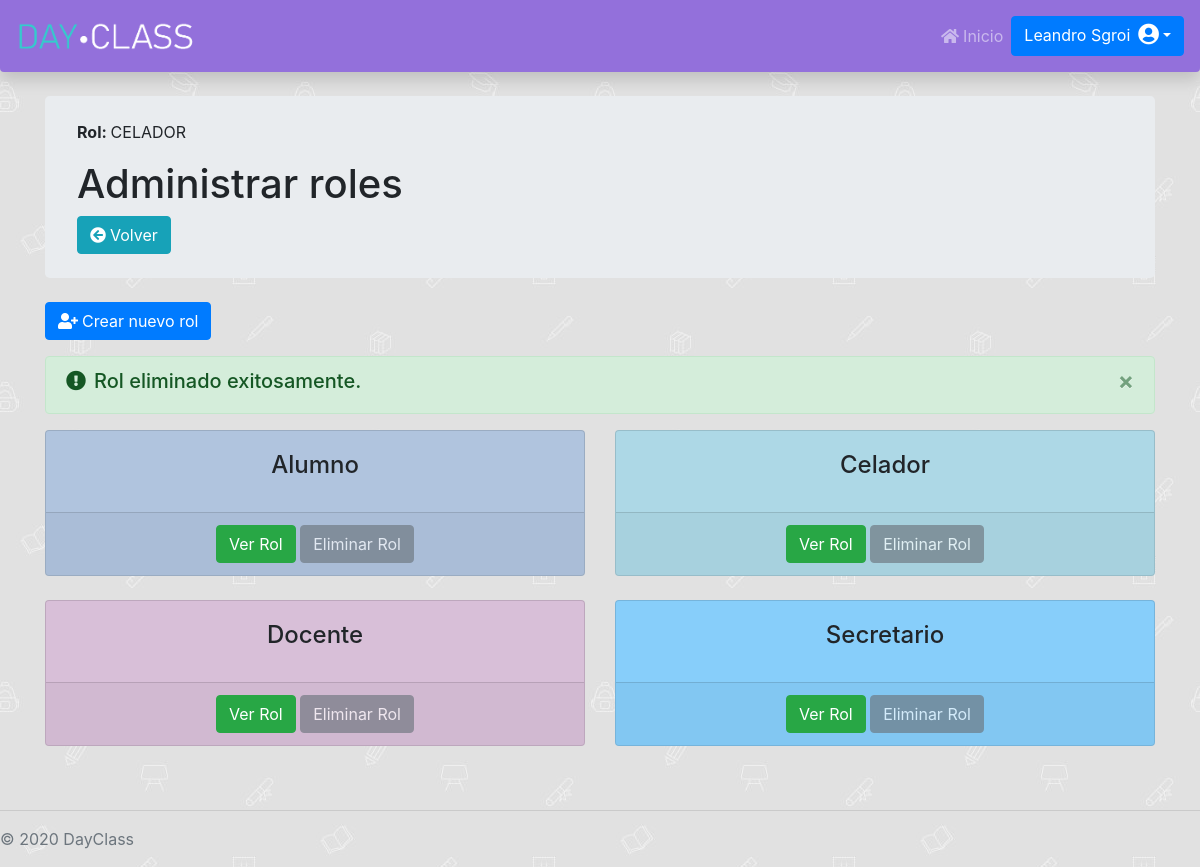
Page /Administrador/Perfiles/perfiles.php?resultado=3 (signed in) on the committed database.
### tables this page shows
CREATE TABLE `permiso` (
  `id` int(11) NOT NULL AUTO_INCREMENT,
  `fechaDesdePer` date DEFAULT NULL,
  `fechaHastaPer` date DEFAULT NULL,
  `nombrePermiso` varchar(255) DEFAULT NULL,
  PRIMARY KEY (`id`)
);

### Administrador/Perfiles/perfiles.php (the view, shortened to what this page needs)
<?php
include "../../databaseConection.php";
$nombreRol = "Sin rol asignado";
if(!($_SESSION['usuario']['id_permiso'] == NULL || $_SESSION['usuario']['id_permiso'] == "")){
    $permiso = $con->query("SELECT * FROM permiso WHERE id = '".$_SESSION['usuario']['id_permiso']."'")->fetch_assoc();
    $consultaFunciones = $con->query("SELECT * FROM permisofuncion WHERE id_permiso = '".$permiso['id']."' AND fechaHastaPermisoFuncion IS NULL");
    $nombreRol = $permiso['nombrePermiso'];
}
?>
<link rel="stylesheet" href="https://cdnjs.cloudflare.com/ajax/libs/twitter-bootstrap/4.1.3/css/bootstrap.css">
<link rel="stylesheet" href="https://cdn.datatables.net/1.10.21/css/dataTables.bootstrap4.min.css">
<link rel="stylesheet" href="../../styleCards.css">
<div class="container">
    <div class="jumbotron my-4 py-4">
        <p><b>Rol: </b><?php echo "$nombreRol" ?></p>
        <h1>Administrar roles</h1>
        <a href="/DayClass/index.php" class="btn btn-info"><i class="fa fa-arrow-circle-left mr-1"></i>Volver</a>
    </div>
    <div class="my-3">
        <button class="btn btn-primary" data-toggle="modal" data-target="#staticBackdrop"><i class="fa fa-user-plus mr-1"></i>Crear nuevo rol</button>
    </div>
    <?php
    if (isset($_GET["resultado"])) {
        switch ($_GET["resultado"]) {
            case 3:
                echo "<div class='alert alert-success alert-dismissible fade show' role='alert'>
                            <h5><i class='fa fa-exclamation-circle mr-2'></i>Rol eliminado exitosamente.</h5>";
                break;
        }
        echo "<button type='button' class='close' data-dismiss='alert' aria-label='Close'>
            <span aria-hidden='true'>&times;</span>
            </button>
        </div>";
    }
    ?>
<div class="row text-center">
    <?php
        include "../../databaseConection.php";
        $currentDate = date('Y-m-d');
        $selectPermisos = $con->query("SELECT * FROM `permiso` WHERE `fechaDesdePer` <= '$currentDate' AND `fechaHastaPer` IS NULL AND nombrePermiso != 'ADMINISTRADOR' ORDER BY nombrePermiso ASC");
        $classHabilitado = "btn btn-secondary";
        if(($selectPermisos->num_rows) > 0){
        $contador = 0;
            while($permisos = $selectPermisos->fetch_assoc()){
                $id_permiso = $permisos["id"];
                $nombrePermiso = ucfirst(strtolower($permisos["nombrePermiso"]));
                $selectUsuariosPermiso = $con->query("SELECT * FROM `usuario` WHERE usuario.fechaBajaUsuario IS NULL AND usuario.id_permiso = '$id_permiso'");
                if((($selectUsuariosPermiso->num_rows) > 0)){
                    $classHabilitado = "btn btn-secondary disabled";
                }else{
                    $classHabilitado = "btn btn-secondary";
                }
                    echo "<div class='col-lg-6 col-md-3 mb-4' >
                        <div class='card color$contador' >
                            <div class='card-body'>
                                <h4 class='card-title'>".$nombrePermiso."</h4>
                                <h5 class='font-weight-normal'></h5>
                            </div>
                            <div class='card-footer'>
                                <a href='verPerfil.php?id_permiso=$id_permiso' class='btn btn-success'>Ver Rol</a>
                                <a href='bajaPerfil.php?id=$id_permiso' class='$classHabilitado' onclick='return confirmDelete()'>Eliminar Rol</a>
                            </div>
                        </div>
                    </div>";
                    $contador++;
            }
        }
    ?>
</div>
</div>

### DayClassStyle.css (style rules this page uses)
.dayclassnav { background-color: mediumpurple; }
.abajo-pagina { position: absolute; bottom: auto; width: 100%; }
body { padding-top: 4.5rem; background-image: url("/DayClass/images/school.jpg"); background-repeat: repeat; background-attachment: fixed; }

### styleCards.css (style rules this page uses)
.color0 { background-color: LightSteelBlue; }
.color1 { background-color: LightBlue; }
.color2 { background-color: Thistle; }
.color3 { background-color: lightskyblue; }

### rows in the picture
permiso: nombrePermiso "CELADOR", nombrePermiso "Celador"
permiso: nombrePermiso "Alumno"
permiso: nombrePermiso "Docente"
permiso: nombrePermiso "Secretario"
